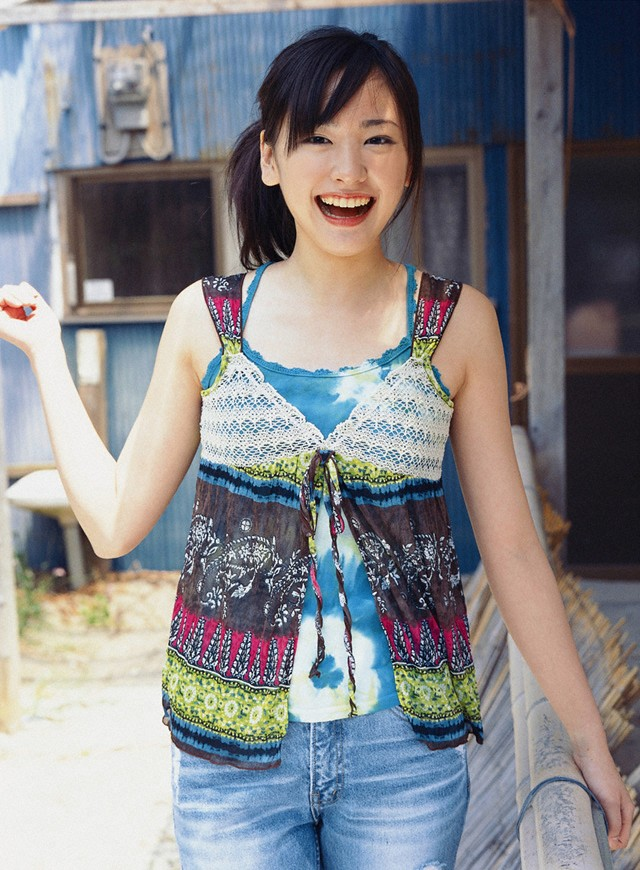
//> input picture opencv_c++/FloodFill/FloodFill/xyjy.jpg, 640 x 870 px
$ ./main   (built with g++ and OpenCV 4)
//> lines starting //> are read from the running program, lines starting //| are printed output that depends on the picture
//漫水填充测试程序
//zhxing
//2017-06-03 16:03:05    调试还算顺利，因为都是自己敲的，大概花了三个小时的时间。
//中间cvtcolor的函数又出现了一些问题，和上次双边滤波的问题一样，现在也不知道具体问题出在哪里
//重新配置了一下属性表现在没什么问题了，说起来被这个东西也搞了好几个小时，


#include<opencv2\imgproc\imgproc.hpp>
#include<opencv2\highgui\highgui.hpp>
#include<iostream>

using namespace cv;
using namespace std;

//--------------【全局变量声明】--------------------
Mat g_srcImage, g_dstImage, g_grayImage, g_maskImage;  //原图，效果图，灰度图，掩模图
int g_nFillMode = 1;      //漫水填充的模式
int g_nlow = 20, g_nUp = 20;  //正负差的最大值
int g_nConnectivity = 4;     //floodFill函数标识符第八位的联通值
int g_bIsColor = true;			 //是否为彩色图的标识符
bool g_bUserMask = false;   //是否显示掩膜窗口的标识符
int g_nNewMaskVal = 255;    //新的重新绘制的像素值

//----------------【鼠标回调函数】--------------------
static void onMouse(int event, int x, int y, int, void *)
{
	if (event != EVENT_LBUTTONDOWN)    //左键没有被按下
	{
		return;
	}
	Point seed = Point(x, y);
	int low = (g_nFillMode == 0 )? 0 : g_nlow;
	int up = (g_nFillMode == 0 )? 0 : g_nUp;
	//空范围的漫水填充这里选择0相当于不填充
	int flags = g_nConnectivity + (g_nNewMaskVal << 8) + (g_nFillMode == 1 ? FLOODFILL_FIXED_RANGE : 0);
	//标识符0-7为g_nConnectivity，8-15位为g_nNewMaskVal向左移8为的值，16-23位为 FLOODFILL_FIXED_RANGE或者0，（这一位有fiilmode选择）

	int b = (unsigned)theRNG() & 255;
	int g = (unsigned)theRNG() & 255;
	int r = (unsigned)theRNG() & 255;   //随机生成一个颜色值
	cout << "color:"<<r << g << b<<endl;
	Rect ccomp;   //定义重绘区域的最小矩形边界
	Scalar newVal = (g_bIsColor==1) ? Scalar(b, g, r) : Scalar(r*0.299 + g*0.587 + b*0.114);
	//看图的模式，彩色模式则选择Scalar(b, g, r),灰度模式选择Scalar(r*0.299 + g*0.587 + b*0.114)
	Mat dst = (g_bIsColor==1) ? g_dstImage : g_grayImage;
	//目标图赋值，到底是彩色还是灰度取决于g_bIsColor

	int area;     //统计被填充的像素个数，FLOODFILL的返回值就是这个,这个数有点小吧,int才多少位
	if (g_bUserMask)   //使用掩膜
	{
		threshold(g_maskImage, g_maskImage, 1, 128, THRESH_BINARY);
		area = floodFill(dst, g_maskImage, seed, newVal, &ccomp, Scalar(low, low, low), Scalar(up, up, up), flags);
		imshow("mask", g_maskImage);
	}

	else      //不适用掩膜
	{
		area = floodFill(dst, seed, newVal, &ccomp, Scalar(low, low, low), Scalar(up, up, up), flags);
	}
	imshow("效果图", dst);
	cout <<area << "个像素被重新绘制" << endl;
}


int main()
{
	g_srcImage = imread("xyjy.jpg");
//> g_srcImage is the input picture: 870 rows x 640 cols, CV_8UC3; mean B, G, R 135.7, 131.6, 131.1
	imshow("原图", g_srcImage);
	g_srcImage.copyTo(g_dstImage);     //原图赋值到目标图，连同数据也一并复制。
	cvtColor(g_srcImage, g_grayImage, COLOR_BGR2GRAY);    //转换灰度图
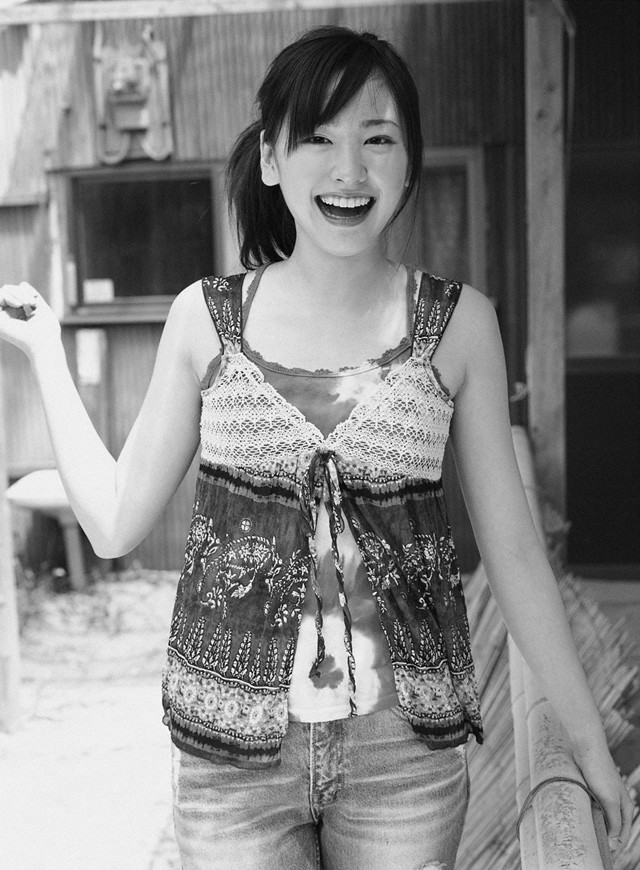
//> g_grayImage: 870 rows x 640 cols, CV_8UC1; min 1, max 255, mean 131.9
	imshow("", g_grayImage);
	g_maskImage.create(g_srcImage.rows + 2, g_srcImage.cols + 2, CV_8UC1);
	//利用原始图像的尺寸创建掩膜图像
	namedWindow("效果图", WINDOW_AUTOSIZE);

	createTrackbar("负差最大值", "效果图", &g_nlow, 255, 0);
	createTrackbar("正差最大值", "效果图", &g_nUp, 255, 0);
	//创建滑动条
	setMouseCallback("效果图", onMouse, 0);
	//鼠标回调函数

	while (1)
	{
		imshow("效果图", g_bIsColor ? g_dstImage : g_grayImage);
		int c = waitKey(0);
//> the left mouse button is pressed and released at (160, 217)
//> in onMouse, `area = floodFill(dst, seed, newVal, &ccomp, Scalar(low, low, low), Sca..`: area = 13001; ccomp = Rect(82, 177, 134, 119)
//| 13001个像素被重新绘制
//> the left mouse button is pressed and released at (480, 217)
//| 2768个像素被重新绘制
//> the left mouse button is pressed and released at (480, 652)
//| 988个像素被重新绘制
//> the left mouse button is pressed and released at (160, 652)
//> in onMouse (call 7), `area = floodFill(dst, seed, newVal, &ccomp, Scalar(low, low, low), Sca..`:
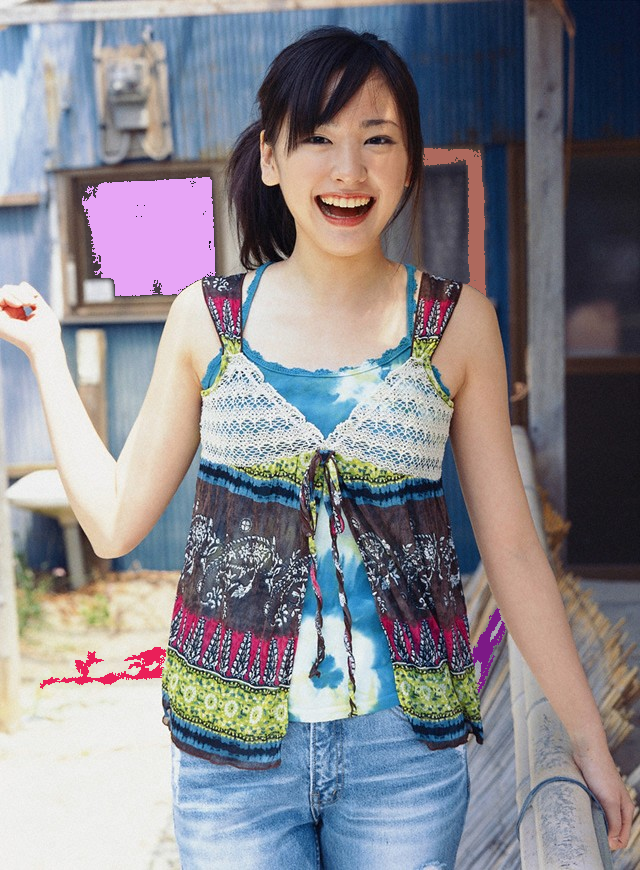
//> dst: 870 rows x 640 cols, CV_8UC3; mean B, G, R 140.2, 133.9, 135.9
//> in onMouse (call 7), `area = floodFill(dst, seed, newVal, &ccomp, Scalar(low, low, low), Sca..`: area = 1502; ccomp = Rect(40, 647, 126, 42)
//| 1502个像素被重新绘制
//> the Esc key is pressed
		if ((c & 255) == 27)
		{
			cout << "程序退出" << endl;
			break;
		}
		switch (char(c))
		{
		case '1':
			if (g_bIsColor)   //若原图为彩色，则转换成灰度图，并将掩膜所有元素置0
			{
				cout << "键盘“1”被按下，切换彩色灰度模式，当前操作将彩色切换成灰度模式" << endl;
				cvtColor(g_srcImage, g_grayImage, COLOR_RGB2GRAY);
				g_maskImage = Scalar::all(0);
				g_bIsColor = false;   //标识符置0，表示当前为灰度图像
			}
			else
			{
				cout << "键盘1被按下，当前从灰度彩色转换为灰度" << endl;
				g_srcImage.copyTo(g_dstImage);
				g_maskImage = Scalar::all(0);
				g_bIsColor = true;

			}
			break;
		case '2':
			if (g_bUserMask)
			{
				destroyWindow("mask");
				g_bUserMask = 0;
			}
			else
			{
				namedWindow("mask", 0);
				g_maskImage = Scalar::all(0);
				imshow("mask", g_maskImage);
				g_bUserMask = 1;
			}
			break;
		case '3':
			cout << "键盘3被按下，灰度原始图像" << endl;
			g_srcImage.copyTo(g_dstImage);
			cvtColor(g_dstImage, g_grayImage, COLOR_RGB2GRAY);
			g_maskImage = Scalar::all(0);
			break;
		case '4':
			cout << "按键4被按下，使用渐变，固定填充范围填充" << endl;
			g_nFillMode = 1;
			break;
		case '5':
			cout << "按键5被按下，使用渐变，浮动范围进行漫水填充" << endl;
			g_nFillMode = 2;
			break;
		case '7':
			cout << "按键7被按下，操作标识符低八位采用4邻域" << endl;
			g_nConnectivity = 4;
			break;
		case '8':
			cout<< "按键7被按下，操作标识符低八位采用8邻域" << endl;
			g_nConnectivity = 8;
			break;
		}
	}

	return 0;

}
